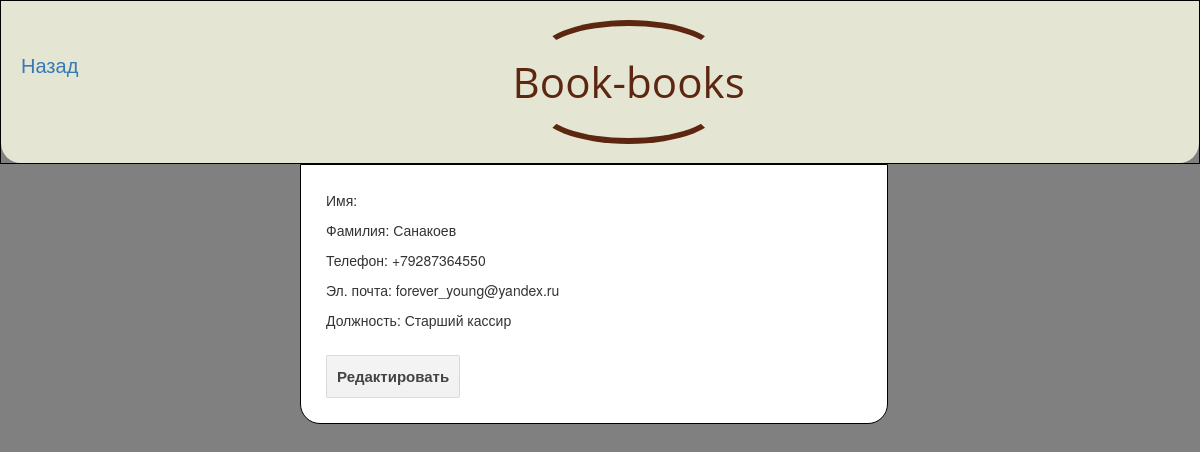
Page /staff/1 on the committed database.
### book_book/models.py (models this page shows)
class Staffer(models.Model):
    first_name = models.CharField(u'Имя', max_length=255)
    last_name = models.CharField(u'Фамилия', max_length=255)
    phone = models.CharField('Телефон', unique=True, max_length=12)
    email = models.CharField('Электронная почта', default='-', max_length=50, validators=[validate_email])
    post = models.CharField('Должность', max_length=255)
    def __str__(self):
        return '{} {}'.format(self.first_name, self.last_name)

### book_book/views.py (the view)
# urls.py: path('staff/<int:pk>', views.StaffView.as_view()),
class StaffView(DetailView):
    model = Staffer
    template_name = 'staffer_view.html'
    def get_context_data(self, **kwargs):
        context = super().get_context_data(**kwargs)
        staffer = context['staffer']
        context['edit_staff'] = '{}/edit'.format(staffer.pk)
        set_path(self.request.path, context)
        return context

### book_book/views.py (called while the page is built)
def set_path(path, context):
    if path == '/':
        context['back'] = ''
        return
    idx = path[:-1].rindex('/')
    context['back'] = path[:idx + 1]

### book_book/templates/staffer_view.html (shortened to what this page needs)
{% extends 'base.html' %}
{% block content %}
<div class="block2">
    <p>
        Имя: {{ client.first_name }}
    </p>
    <p>
    Фамилия: {{ staffer.last_name}}
    </p>
    <p>
    Телефон: {{ staffer.phone }}
    </p>
    <p>
    Эл. почта: {{ staffer.email }}
    </p>
    <p>
    Должность: {{ staffer.post }}
    </p>
</div>
<div  class="block">
    <a href="{{ edit_staff }}" class="button15">
        Редактировать
    </a>
</div>
{% endblock %}
{% block back %}
<a style="float: left; font-size: 20px" href="{{ back }}"> Назад</a>
{% endblock %}

### book_book/static/css/list.css (style rules this page uses)
a.button15 { display: inline-block; font-family: arial,sans-serif; font-size: 15px; font-weight: bold; color: rgb(68,68,68); text-decoration: none; user-select: none; padding: 10 10; outline: none; border: 1px solid rgba(0,0,0,.1); border-radius: 2px; background: rgb(245,245,245) linear-gradient(#f4f4f4, #f1f1f1); transition: all .218s ease 0s; }
.block { margin: 25 25; }
.block2 { margin: 25 25; }
body { margin: 0; background-color: grey; }

### rows in the picture
Staffer: last_name "Санакоев", phone "+79287364550", email "forever_young@yandex.ru", post "Старший кассир"
